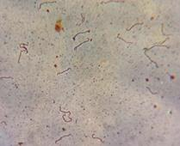
#> input picture test_image/download.png, 180 x 146 px, shrunk from 209 x 170 before the run; its folder holds 4 pictures in this run
$ python multiple_template.py
#> lines starting #> are read from the running program, lines starting #| are printed output that depends on the picture
from datetime import datetime
import cv2
import numpy as np
from matplotlib import pyplot as plt
import glob

test_img_path = 'test_image/*.png'
test_img_list = glob.glob(test_img_path)

template_img_path = 'template_image/*.png'
template_img_list = glob.glob(template_img_path)
name_count = 0


for test_img in test_img_list:
    img_rgb = cv2.imread(test_img)
#> img_rgb is the input picture: shape (146, 180, 3); mean B, G, R 151, 160.8, 172.7
    img_gray = cv2.cvtColor(img_rgb, cv2.COLOR_BGR2GRAY)
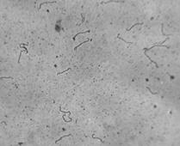
#> img_gray: shape (146, 180); min 55, max 208, mean 163.2
#> pass 3 of the loop `for test_img in test_img_list:`:
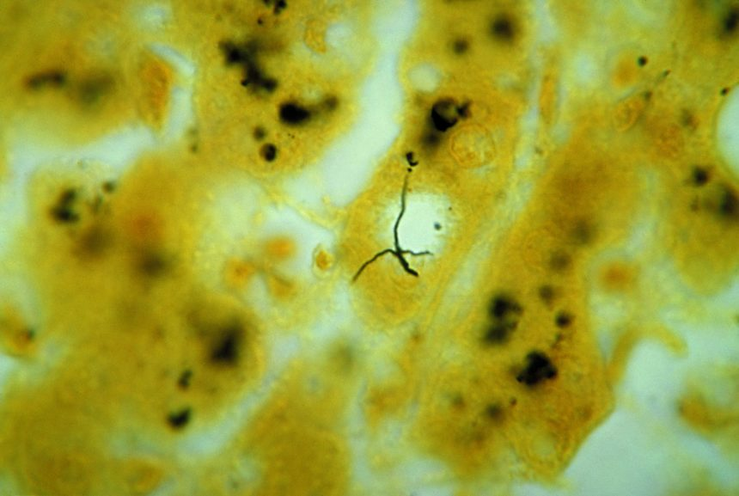
#> input picture test_image/s2.png, 739 x 496 px, shrunk from 860 x 577 before the run
#> img_rgb is the input picture: shape (496, 739, 3); mean B, G, R 52.2, 161.7, 157.3
#> `img_gray = cv2.cvtColor(img_rgb, cv2.COLOR_BGR2GRAY)`:
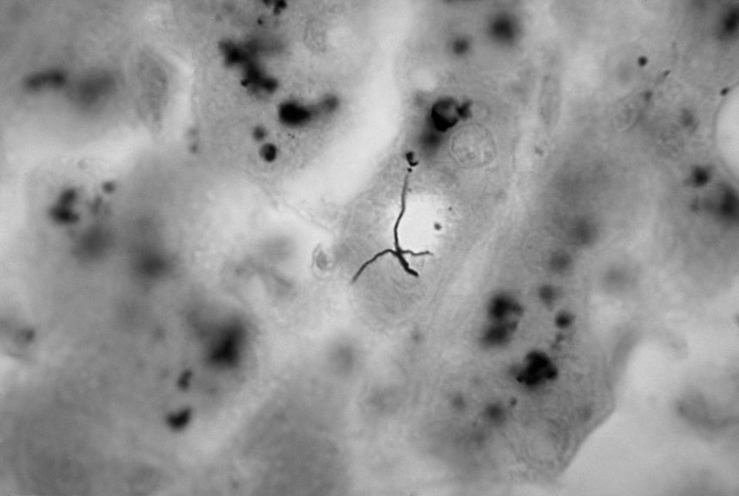
#> img_gray: shape (496, 739); min 0, max 241, mean 147.9
#> the loop made 4 passes; the first 3 are shown
    print(test_img_list)

    for template_img in template_img_list:
        try:
            template = cv2.imread(template_img, 0)
            w, h = template.shape[::-1]

            res = cv2.matchTemplate(img_gray, template, cv2.TM_CCOEFF_NORMED)
            threshold = 0.8
            loc = np.where(res >= threshold)
            for pt in zip(*loc[::-1]):
                cv2.rectangle(img_rgb, pt, (pt[0] + w, pt[1] + h), (0, 255, 0), 2)
        except:
            print("error on", test_img, template_img)
        name_count += 1

    cv2.imwrite('output_image/{}_{}.png'.format(datetime.now().strftime('%d-%m-%Y-%H-%M'), name_count), img_rgb)
